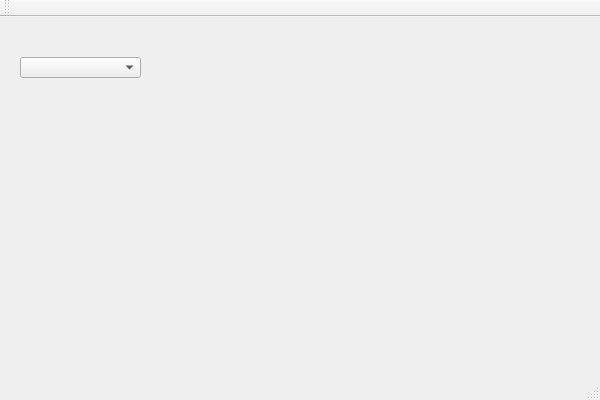
<?xml version="1.0" encoding="UTF-8"?>
<ui version="4.0">
 <class>LevelEditor</class>
 <widget class="QMainWindow" name="LevelEditor">
  <property name="enabled">
   <bool>true</bool>
  </property>
  <property name="geometry">
   <rect>
    <x>0</x>
    <y>0</y>
    <width>600</width>
    <height>400</height>
   </rect>
  </property>
  <property name="windowTitle">
   <string>LevelEditor</string>
  </property>
  <widget class="QWidget" name="centralWidget">
   <widget class="QComboBox" name="categoryCombo">
    <property name="geometry">
     <rect>
      <x>20</x>
      <y>40</y>
      <width>121</width>
      <height>21</height>
     </rect>
    </property>
   </widget>
  </widget>
  <widget class="QMenuBar" name="menuBar">
   <property name="geometry">
    <rect>
     <x>0</x>
     <y>0</y>
     <width>600</width>
     <height>22</height>
    </rect>
   </property>
  </widget>
  <widget class="QToolBar" name="mainToolBar">
   <attribute name="toolBarArea">
    <enum>TopToolBarArea</enum>
   </attribute>
   <attribute name="toolBarBreak">
    <bool>false</bool>
   </attribute>
  </widget>
  <widget class="QStatusBar" name="statusBar"/>
 </widget>
 <layoutdefault spacing="6" margin="11"/>
 <resources/>
 <connections/>
</ui>
